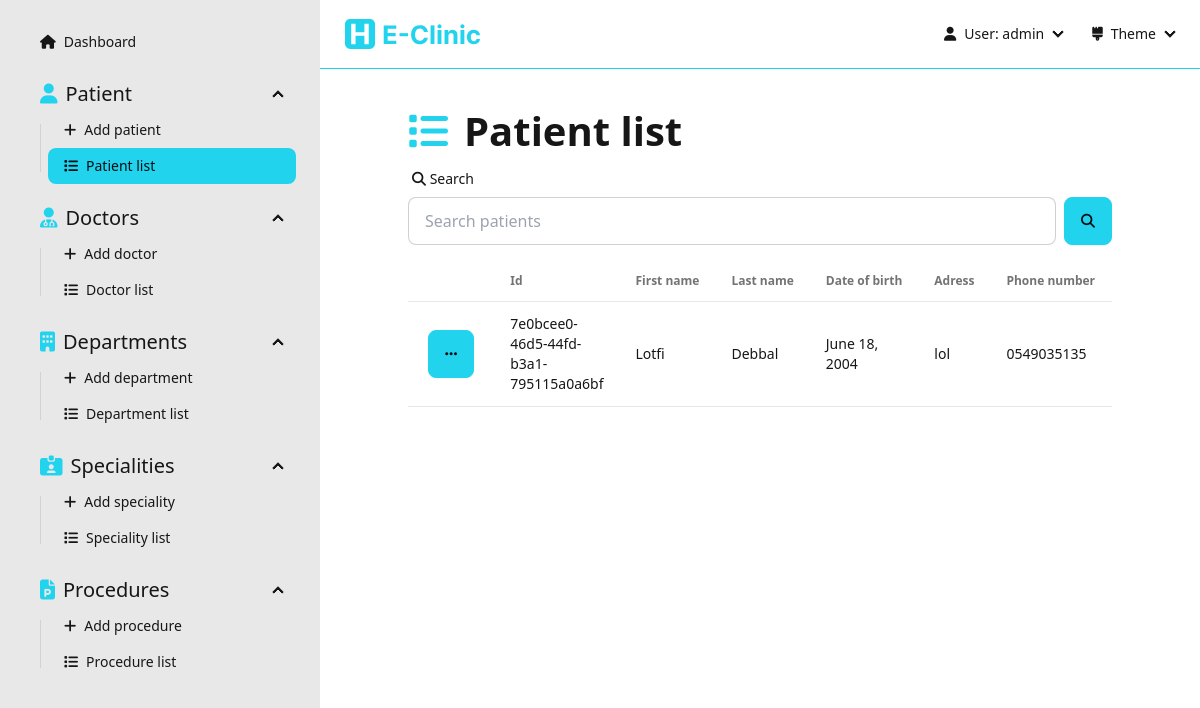
The app's page /dashboard/patients (signed in), older data.
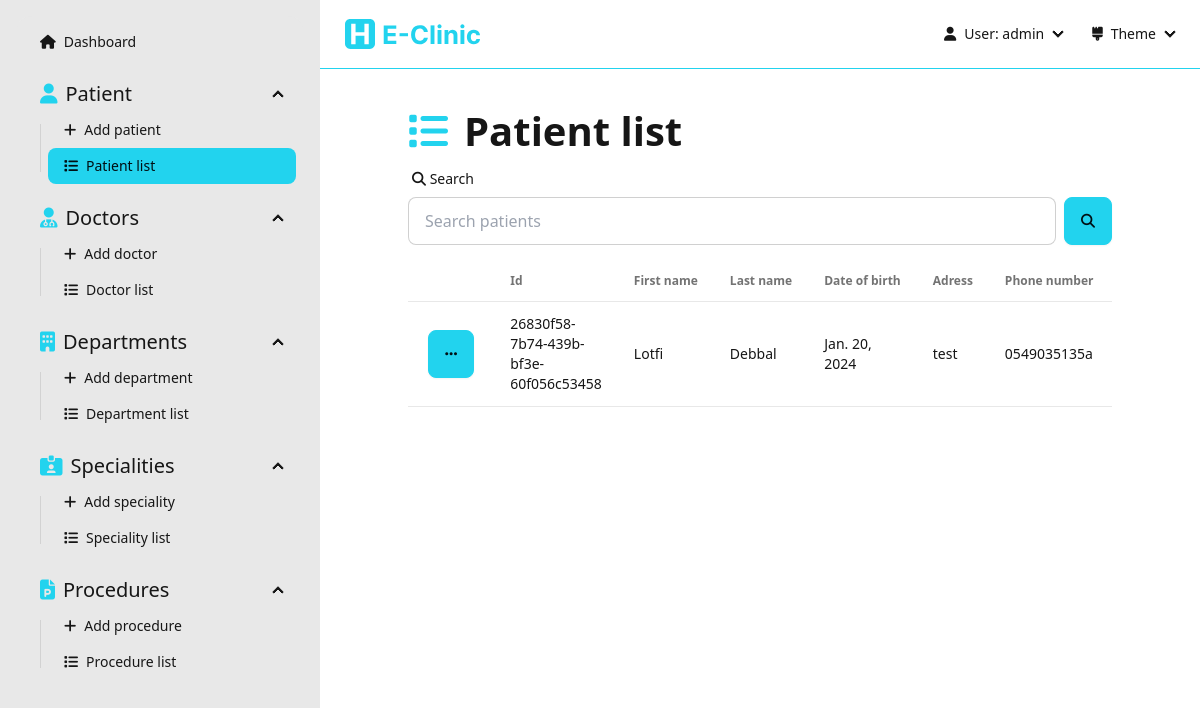
The same page, newer data.
### Dashboard/models.py (models this page shows)
class Patient(models.Model):
  id = models.UUIDField(primary_key=True, default=uuid.uuid4, editable=False)
  firstName = models.CharField(max_length=256, null=False)
  lastName = models.CharField(max_length=256, null=False)
  dateOfBirth = models.DateField(null=False)
  adress = models.CharField(max_length=256, null=False)
  phoneNumber = models.CharField(max_length=20, null=False, unique=True)
  email = models.CharField(max_length=254, null=False, unique=True)
  gender = models.CharField(max_length=6, choices=Genders.choices)
  createdAt = models.DateTimeField(auto_now_add=True)
  updatedAt = models.DateTimeField(auto_now=True)

### Dashboard/views/patient.py (the view)
# urls.py: path('dashboard/patients', patient.patientList, name='patient-list'),
@login_required(login_url='sign-in')
def patientList(request: HttpRequest):
  form = SearchForm(request.GET)
  patients = []
  if form.is_valid():
    search = form.cleaned_data['search']
    patients = Patient.objects.filter(
      Q(firstName__icontains=search) |
      Q(lastName__icontains=search) |
      Q(dateOfBirth__icontains=search) |
      Q(adress__icontains=search) |
      Q(phoneNumber__icontains=search) |
      Q(email__icontains=search) |
      Q(gender__icontains=search)
    )
  else:
    patients = Patient.objects.all()
  context = { 'patients': patients, 'form': form }
  return render(request, 'pages/patient/patient-list.html', context=context)

### Dashboard/forms.py
class SearchForm(forms.Form):
  search  = forms.CharField(required=False)

### Dashboard/templates/pages/patient/patient-list.html (shortened to what this page needs)
{% extends "layouts/dashboard.html" %}
{% load static %}
{% load widget_tweaks %}
{% block dashboard_content %}
  <div class="flex flex-1 flex-col items-center pb-[5rem]">
    <div class="flex flex-1 flex-col max-w-[90%] lg:max-w-[80%] justify-start w-full">
      <div class="text-[30pt] font-bold"><i class="fas fa-list text-primary mr-[1rem]"></i>Patient list</div>
      <form action="" method="get" class="mb-[1rem]">
        <label class="form-control w-full">
          <div class="label">
            <span class="label-text"><i class="fas fa-search"></i> Search</span>
          </div>
          <div class="flex">
            {% render_field form.search placeholder="Search patients" type="text" class+="input input-bordered w-full" %}
            <button class="btn btn-primary ml-[0.5rem]"><i class="fas fa-search"></i></button>
          </div>
        </label>
      </form>
      {% if patients.count > 0 %}
      <div class="overflow-x-auto flex-1 flex items-start">
        <table class="table table-pin-rows table-pin-cols table-zebra">
          <thead>
            <tr>
              <td></td>
              <td>Id</td>
              <td>First name</td>
              <td>Last name</td>
              <td>Date of birth</td>
              <td>Adress</td>
              <td>Phone number</td>
              <td>Email</td>
            </tr>
          </thead>
          <tbody>
            {% for patient in patients %}
              <tr>
                <td>
                  <div class="dropdown">
                    <div tabindex="0" role="button" class="btn btn-primary m-1"><i class="fas fa-ellipsis"></i></div>
                  </div>
                </td>
                <td>{{patient.id}}</td>
                <td>{{patient.firstName}}</td>
                <td>{{patient.lastName}}</td>
                <td>{{patient.dateOfBirth}}</td>
                <td>{{patient.adress}}</td>
                <td>{{patient.phoneNumber}}</td>
                <td>{{patient.email}}</td>
              </tr>
            {% endfor %}
          </tbody>
        </table>
      </div>
      {% else %}
        <div class="flex flex-1 flex-col justify-center items-center h-full w-full">
          <img class="h-[30%]" src="{% static "assets/empty-list.svg" %}" alt="empty-list">
          <div class="text-[20pt]">The list is empty</div>
        </div>
      {% endif %}
    </div>
  </div>
{% endblock dashboard_content %}

### Dashboard/templates/layouts/dashboard.html (shortened to what this page needs)
{% extends "layouts/base.html" %}
{% load static %}
{% block content %}
  <div class="drawer lg:drawer-open flex-1">
    <div class="drawer-content flex flex-1 flex-col">
      {% include "components/navbar-dashboard.html" %}
      {% block dashboard_content %}
      {% endblock dashboard_content %}
    </div>
    <div class="drawer-side z-50">
      <ul class="menu p-4 w-80 min-h-full bg-base-200 text-base-content">
        <ul class="menu flex flex-1 w-full bg-base-200 rounded-box">
          <li><a {% if request.path == '/dashboard/' %}class="bg-primary text-primary-content"{% endif %} href="{% url "dashboard" %}"><i class="fas fa-home"></i>Dashboard</a></li>
          <li>
            <details open>
              <summary class="text-[15pt] mt-[1rem]"><i class="fas fa-user text-[15pt] text-primary"></i>Patient</summary>
              <ul>
                <li><a {% if request.path == '/dashboard/patients/add' %}class="bg-primary text-primary-content"{% endif %} href="{% url "add-patient" %}"><i class="fas fa-plus"></i>Add patient</a></li>
                <li><a {% if request.path == '/dashboard/patients' %}class="bg-primary text-primary-content"{% endif %} href="{% url "patient-list" %}"><i class="fas fa-list"></i>Patient list</a></li>
              </ul>
            </details>
            <details open>
              <summary class="text-[15pt] mt-[1rem]"><i class="fas fa-user-doctor text-primary"></i>Doctors</summary>
              <ul>
                <li><a {% if request.path == '/dashboard/doctors/add' %}class="bg-primary text-primary-content"{% endif %} href="{% url "add-doctor" %}"><i class="fas fa-plus"></i>Add doctor</a></li>
                <li><a {% if request.path == '/dashboard/doctors' %}class="bg-primary text-primary-content"{% endif %} href="{% url "doctor-list" %}"><i class="fas fa-list"></i>Doctor list</a></li>
              </ul>
            </details>
            <details open>
              <summary class="text-[15pt] mt-[1rem]"><i class="fas fa-building text-primary"></i>Departments</summary>
              <ul>
                <li><a {% if request.path == '/dashboard/departments/add' %}class="bg-primary text-primary-content"{% endif %} href="{% url "add-department" %}"><i class="fas fa-plus"></i>Add department</a></li>
                <li><a {% if request.path == '/dashboard/departments' %}class="bg-primary text-primary-content"{% endif %} href="{% url "department-list" %}"><i class="fas fa-list"></i>Department list</a></li>
              </ul>
            </details>
            <details open>
              <summary class="text-[15pt] mt-[1rem]"><i class="fas fa-id-card-clip text-primary"></i>Specialities</summary>
              <ul>
                <li><a {% if request.path == '/dashboard/specialities/add' %}class="bg-primary text-primary-content"{% endif %} href="{% url "add-speciality" %}"><i class="fas fa-plus"></i>Add speciality</a></li>
                <li><a {% if request.path == '/dashboard/specialities' %}class="bg-primary text-primary-content"{% endif %} href="{% url "speciality-list" %}"><i class="fas fa-list"></i>Speciality list</a></li>
              </ul>
            </details>
            <details open>
              <summary class="text-[15pt] mt-[1rem]"><i class="fas fa-file-powerpoint text-primary"></i>Procedures</summary>
              <ul>
                <li><a {% if request.path == '/dashboard/procedures/add' %}class="bg-primary text-primary-content"{% endif %} href="{% url "add-procedure" %}"><i class="fas fa-plus"></i>Add procedure</a></li>
                <li><a {% if request.path == '/dashboard/procedures' %}class="bg-primary text-primary-content"{% endif %} href="{% url "procedure-list" %}"><i class="fas fa-list"></i>Procedure list</a></li>
              </ul>
            </details>
          </li>
        </ul>
      </ul>
    </div>
  </div>
{% endblock content %}

### Dashboard/templates/layouts/base.html (shortened to what this page needs)
{% load static %}
<!DOCTYPE html>
<html lang="en">
  <head>
    <link rel="stylesheet" href="{% static 'css/compiled/compiled.css' %}" />
    <link rel="stylesheet" href="{% static 'fontawesome/css/all.css' %}" />
  </head>
  <body>
    <div class="flex flex-col min-h-screen w-full">
      {% block content %}
      {% endblock content %}
    </div>
  </body>
</html>

### Dashboard/templates/components/navbar-dashboard.html (shortened to what this page needs)
{% load static %}
<div class="navbar bg-base-100 border-b-primary border-b-[1px] mb-[2rem]">
  <div class="flex-1">
    <a class="btn btn-ghost hidden md:flex" href="/dashboard">
      <img class="h-full py-[0.5rem]" src="{% static "assets/e-clinic-logo-name.svg" %}" alt="e-clinic logo">
    </a>
  </div>
  <div class="flex-none">
    <ul class="menu menu-horizontal px-1">
      <li>
        <details>
          <summary>
            <i class="fas fa-user"></i> User: {{user}}
          </summary>
        </details>
      </li>
      <li>
        <details>
          <summary>
            <i class="fas fa-brush"></i> Theme
          </summary>
        </details>
      </li>
    </ul>
  </div>
</div>

Row changes from the older to the newer data that the page shows:
removed Patient: id "7e0bcee0-46d5-44fd-b3a1-795115a0a6bf", firstName "Lotfi", lastName "Debbal", dateOfBirth "June 18, 2004", adress "lol", phoneNumber "0549035135"
added Patient: id "26830f58-7b74-439b-bf3e-60f056c53458", firstName "Lotfi", lastName "Debbal", dateOfBirth "Jan. 20, 2024", adress "test", phoneNumber "0549035135a"
